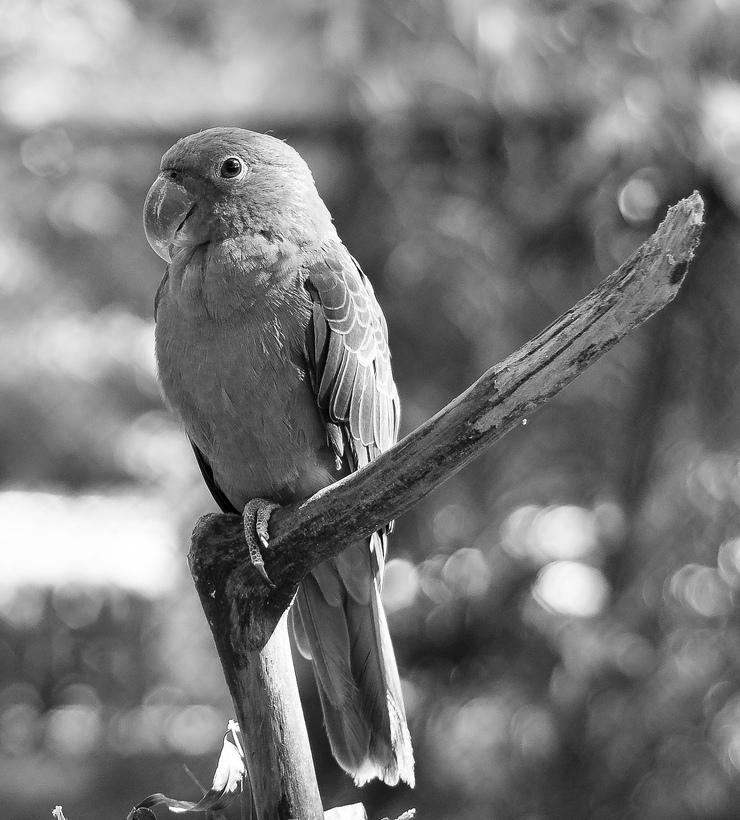
%> input picture Lab1/HomeWork/parrot.jpg, 740 x 820 px
$ octave --eval "main;"   (GNU Octave 9; MATLAB toolbox functions it lacks are replaced by stand-ins)
%> lines starting %> are read from the running program, lines starting %| are printed output that depends on the picture; in (x1, y1, x2, y2) boxes, pixels count from 0 and x2, y2 are one past the last pixel; in counts of white or black regions, pixels touching at a corner belong together; the program's own positions count from 1
%% --- LABORATOR 1 ---
% 1. Modificare imagine doar pe jumatate sau pe o anumita regiune.
% 2. Constructie imagine "sintetic" : faceti linii sau cerc sau alte forme
%     geometrice completând valori in matricea de baza.

function main()
  %% EXE_1 - Aplicam un gradient de intunecare pe jumatatea stanga si o corectie
  %           gamma pe o zona aleatorie din jumatatea dreapta a imaginii.

  initWorkspace()
  [img, H, W, C] = readImage('parrot.jpg');
%> H = 820; W = 740; C = 1
  [leftSide, rightSide, splitCol] = splitImageVertically(img, W);
%> in splitImageVertically, `splitCol = round(W/2);`: splitCol = 370
%> in splitImageVertically, `leftSide = img(:, 1:splitCol, :);`:
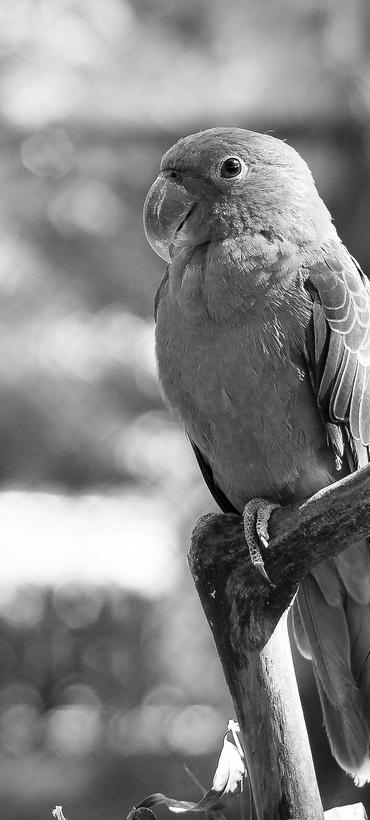
%> leftSide: size 820x370 double; min 0, max 1, mean 0.523
%> in splitImageVertically, `rightSide = img(:, splitCol+1:end, :);`:
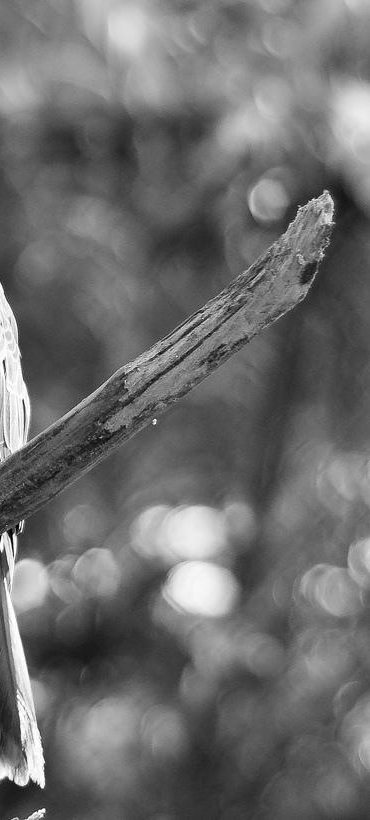
%> rightSide: size 820x370 double; min 0, max 1, mean 0.427
%> splitCol = 370

  %% Brightness Gradient (left side)
  [xGrid, ~] = meshgrid(1:splitCol, 1:H);
  gradientScale = 1 + 0.9 * (xGrid / splitCol);
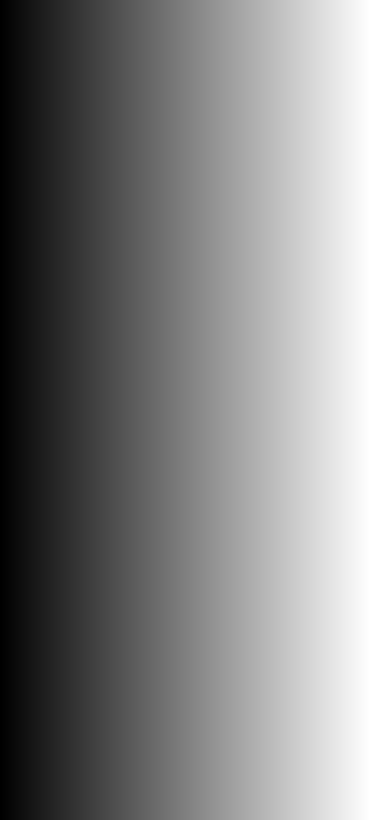
%> gradientScale: size 820x370 double; min 1, max 1.9, mean 1.45; drawn with min black and max white
  editedLeft = leftSide .* gradientScale;
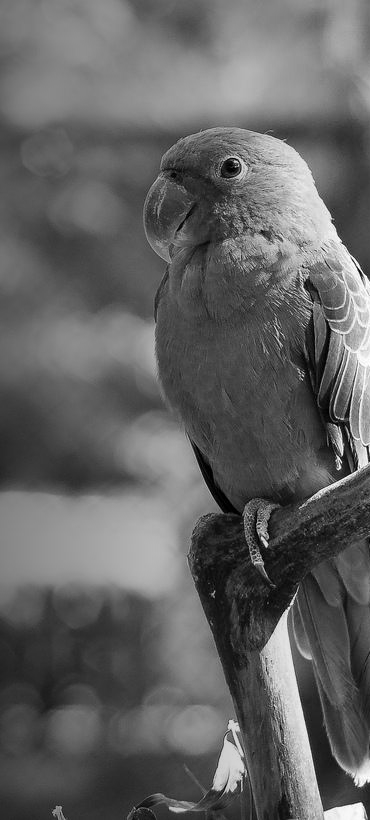
%> editedLeft: size 820x370 double; min 0, max 1.9, mean 0.738; drawn with min black and max white

  %% Gamma Correction (right side)
  gamma = 1.8;
  gammaRegion = rightSide;

  rightW = size(rightSide, 2);
%> rightW = 370
  randomRow = randi([round(H*0.2), round(H*0.7)]);
  randomCol = randi([round(rightW*0.6), rightW-50]);
  patchSize = 100;

  rowRange = randomRow : min(randomRow+patchSize-1, H);
%> rowRange = 100 values from 511 to 610
  colRange = randomCol : min(randomCol+patchSize-1, rightW);
%> colRange = 100 values from 263 to 362

  gammaRegion(rowRange, colRange, :) = rightSide(rowRange, colRange, :).^gamma;
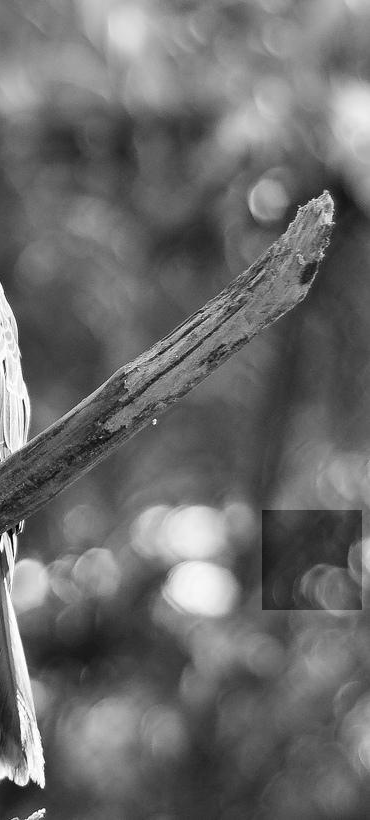
%> gammaRegion: size 820x370 double; 3.3% of pixels changed, all inside (x1, y1, x2, y2) = (262, 510, 362, 610)

  displayAndSaveImage(
    [editedLeft gammaRegion], 'Deranged Parrot', 'deranged_parrot.png'
  )
%> in displayAndSaveImage, `imshow(img);`:
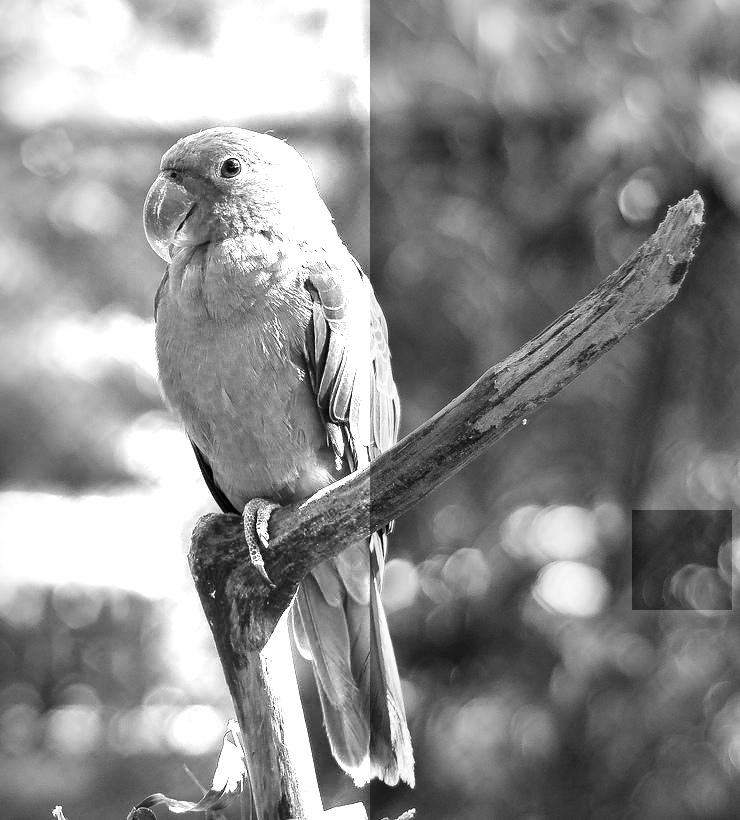
%> displayed picture: size 820x740, on the screen's scale of 0 to 255; min 0, max 255, mean 141.2


  %% EXE_2 – Construim imagina "sintetica" cu forme geometrice

  H = 400; W = 600; C = 3;
  syntheticImg = zeros(H, W, C);

  syntheticImg = addRandomRectangle(syntheticImg, H, W);
  syntheticImg = addRandomCross(syntheticImg, H, W);
  syntheticImg = addRandomLineDiagonal(syntheticImg, H, W);

  displayAndSaveImage(syntheticImg, 'Synthetic Shapes', 'synthetic_shapes.png')

end

function initWorkspace()
%INITWORKSPACE Clear workspace, command window, and close all figures.
%
%   initWorkspace() clears all variables from the workspace, clears the command
%   window, and closes all open figure windows.
%
%   Usage:
%       initWorkspace()
  clear, clc, close all;
end

function [img, H, W, C] = readImage(filename)
%READIMAGE Read an image and return it along with its dimensions.
%
%   [img, H, W, C] = readImage(filename) reads the image file specified
%   by 'filename', converts it to double precision, and returns the image
%   matrix 'img' along with its height H, width W, and number of channels C.
%
%   Input:
%       filename - string, path to the image file.
%
%   Outputs:
%       img - the image matrix as double.
%       H   - height of the image (number of rows).
%       W   - width of the image (number of columns).
%       C   - number of color channels.
%
%   Example:
%       [img, H, W, C] = readImage('parrot.jpg');
    img = im2double(imread(filename));
    [H, W, C] = size(img);
end

function [leftSide, rightSide, splitCol] = splitImageVertically(img, W)
%SPLITIMAGEVERTICALLY Splits an image into left and right halves vertically.
%
%   [leftSide, rightSide] = splitImageVertically(img)
%
%   Inputs:
%       img - Input image matrix (H x W x C).
%       W   - Width of the image
%
%   Outputs:
%       leftSide  - Left half of the image (all rows, first half columns).
%       rightSide - Right half of the image (all rows, second half columns).
%       splitCol  - Column index where the image is split (middle column).
%
%   Example:
%       img = imread('parrot.jpg');
%       [left, right, splitCol] = splitImageVertically(im2double(img));
    splitCol = round(W/2);
    leftSide = img(:, 1:splitCol, :);
    rightSide = img(:, splitCol+1:end, :);
end

function output = addRandomRectangle(imgIn, H, W)
%> called with H = 400, W = 600
%ADDRANDOMRECTANGLE Adds a rectangle of random size and color to the image.
%
%   output = ADDRANDOMRECTANGLE(imgIn, H, W) generates a rectangle with a
%   random position, size, and color, then overlays it on the input image.
%
%   Inputs:
%       imgIn - Input image matrix (H x W x 3)
%       H     - Height of the image
%       W     - Width of the image
%
%   Output:
%       output - Image matrix with the random rectangle added
%
%   Example:
%       img = zeros(400,600,3);
%       imgWithRect = addRandomRectangle(img, 400, 600);
%
%   The rectangle's height and width are random values between 10% and 25%
%   of the image's dimensions. The color is random for each RGB channel.
    rectHeight = randi([H/10, H/4]);
    rectWidth = randi([W/10, W/4]);
    rowStart = randi([1, H - rectHeight]);
    colStart = randi([1, W - rectWidth]);
    rowRange = [rowStart, rowStart + rectHeight - 1];
    colRange = [colStart, colStart + rectWidth - 1];
    color = rand(1, 3);

    output = imgIn;
    for c = 1:3
        output(rowRange(1):rowRange(2), colRange(1):colRange(2), c) = color(c);
    end
end

function imgOut = addRandomCross(imgIn, H, W)
%ADDRANDOMCROSS Adds a cross (horizontal and vertical lines) of random
%position and color to the image.
%
%   imgOut = ADDRANDOMCROSS(imgIn, H, W) adds a cross shape with a random
%   position and random color on the input image.
%
%   Inputs:
%       imgIn - Input image matrix (H x W x 3)
%       H     - Height of the image
%       W     - Width of the image
%
%   Output:
%       imgOut - Image matrix with the cross added
%
%   Example:
%       img = zeros(400,600,3);
%       imgWithCross = addRandomCross(img, 400, 600);
%
%   The cross consists of a horizontal and vertical line of fixed width
%   (11 pixels), placed at a random location within the image. The color is
%   randomized for each RGB channel.
    lineWidth = 11;
    margin = 25;
    centerRow = randi([margin+1, H-margin]);
    centerCol = randi([margin+1, W-margin]);
    rowRange = centerRow - floor(lineWidth/2) : centerRow + floor(lineWidth/2);
    rowRange = max(1, min(H, rowRange));
    colRange = centerCol - floor(lineWidth/2) : centerCol + floor(lineWidth/2);
    colRange = max(1, min(W, colRange));
    color = rand(1, 3);

    imgOut = imgIn;
    imgOut(rowRange, :, :) = repmat(reshape(color, [1 1 3]), numel(rowRange), W);
    imgOut(:, colRange, :) = repmat(reshape(color, [1 1 3]), H, numel(colRange));
end

function imgOut = addRandomLineDiagonal(imgIn, H, W)
%> called with H = 400, W = 600
%ADDRANDOMLINEDIAGONAL Adds a diagonal line of random color to the image.
%
%   imgOut = ADDRANDOMLINEDIAGONAL(imgIn, H, W) overlays a diagonal line
%   from the top-left corner to the bottom-right corner of the input image
%   using a randomly generated color.
%
%   Inputs:
%       imgIn - Input image matrix (H x W x 3)
%       H     - Height of the image
%       W     - Width of the image
%
%   Output:
%       imgOut - Image matrix with the diagonal line added
%
%   Example:
%       img = zeros(400,600,3);
%       imgWithLine = addRandomLineDiagonal(img, 400, 600);
%
%   The line color is randomized across the three RGB channels.
    imgOut = imgIn;
    color = rand(1, 3);
    for i = 1:min(H, W)
        for c = 1:3
            imgOut(i, i, c) = color(c);
        end
    end
end

function displayAndSaveImage(img, titleText, fileName)
%DISPLAYANDSAVEIMAGE Display an image, add a title, and save to file.
%
%   displayAndSaveImage(img, titleText, fileName) displays the input image
%   'img', sets the figure title to 'titleText', and saves the image to a
%   file specified by 'fileName'.
%
%   Inputs:
%       img       - Image matrix to display and save (e.g., RGB or grayscale).
%       titleText - String specifying the title to display on the figure.
%       fileName  - String specifying the filename to save the image.
%
%   Example:
%       displayAndSaveImage(finalImg, 'Deranged Parrot', 'deranged_parrot.png');
    figure;
    imshow(img);
    title(titleText);
    imwrite(img, fileName);
end
